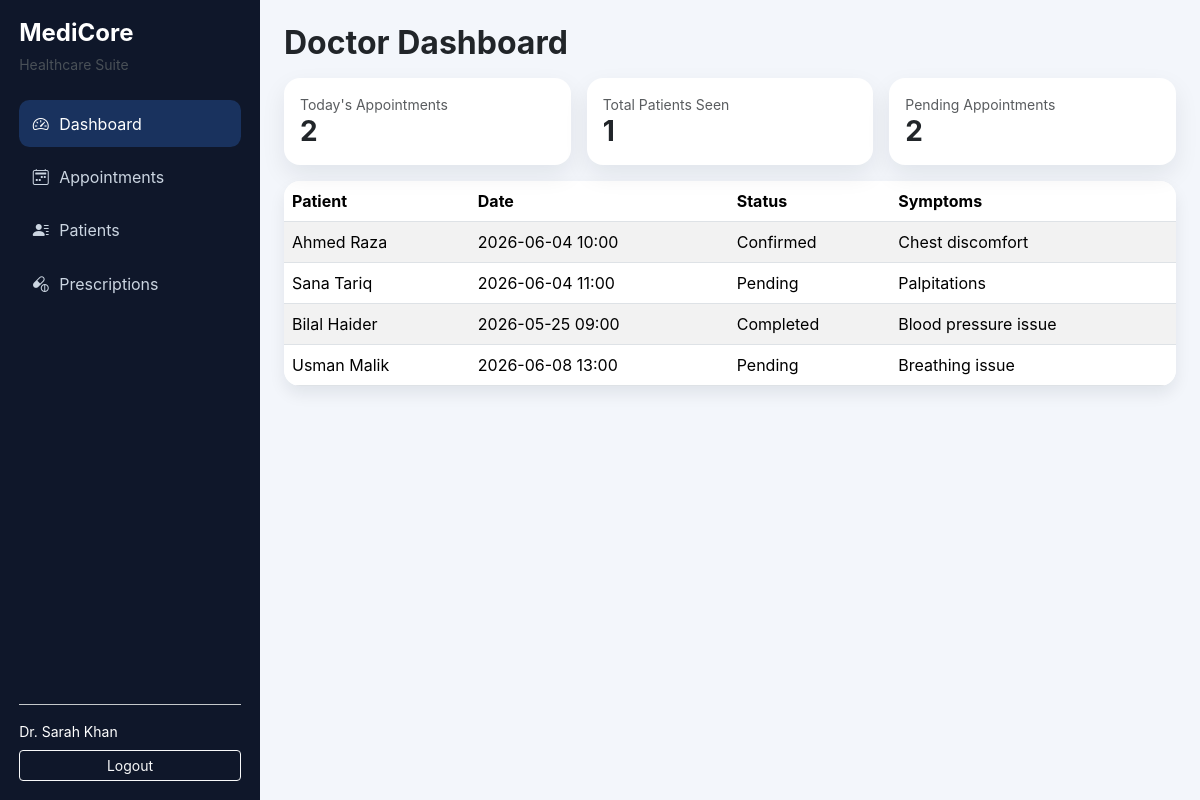
The app's page /doctor/index.php (signed in) with its own data.
### tables this page shows
CREATE TABLE appointments (
  id INT AUTO_INCREMENT PRIMARY KEY,patient_id INT NOT NULL,doctor_id INT NOT NULL,appointment_date DATE NOT NULL,appointment_time TIME NOT NULL,
  status ENUM('pending','confirmed','cancelled','completed') DEFAULT 'pending',symptoms TEXT,notes TEXT,created_at TIMESTAMP DEFAULT CURRENT_TIMESTAMP,
  FOREIGN KEY (patient_id) REFERENCES patients(id) ON DELETE CASCADE,FOREIGN KEY (doctor_id) REFERENCES doctors(id) ON DELETE CASCADE
);

CREATE TABLE users (
  id INT AUTO_INCREMENT PRIMARY KEY,
  name VARCHAR(120) NOT NULL,
  email VARCHAR(120) NOT NULL UNIQUE,
  password VARCHAR(255) NOT NULL,
  role ENUM('admin','doctor','patient') NOT NULL,
  phone VARCHAR(30),
  created_at TIMESTAMP DEFAULT CURRENT_TIMESTAMP
);

### config/db.php (called while the page is built, shortened)
<?php
function e(?string $value): string
{
    return htmlspecialchars((string) $value, ENT_QUOTES, 'UTF-8');
}

### doctor/index.php (the view)
<?php session_start(); require_once __DIR__ . '/../config/db.php'; requireLogin(['doctor']);
$d=$pdo->prepare('SELECT id FROM doctors WHERE user_id=? LIMIT 1'); $d->execute([$_SESSION['user_id']]); $doctorId=(int)$d->fetchColumn();
$s=$pdo->prepare('SELECT COUNT(*) FROM appointments WHERE doctor_id=? AND appointment_date=CURDATE()'); $s->execute([$doctorId]); $today=(int)$s->fetchColumn();
$s=$pdo->prepare("SELECT COUNT(DISTINCT patient_id) FROM appointments WHERE doctor_id=? AND status='completed'"); $s->execute([$doctorId]); $seen=(int)$s->fetchColumn();
$s=$pdo->prepare("SELECT COUNT(*) FROM appointments WHERE doctor_id=? AND status='pending'"); $s->execute([$doctorId]); $pending=(int)$s->fetchColumn();
$s=$pdo->prepare("SELECT a.*,u.name patient_name FROM appointments a JOIN patients p ON p.id=a.patient_id JOIN users u ON u.id=p.user_id WHERE a.doctor_id=? ORDER BY a.created_at DESC LIMIT 6"); $s->execute([$doctorId]); $rows=$s->fetchAll();
$pageTitle='Doctor Dashboard'; include __DIR__ . '/../includes/header.php'; ?>
<h2 class="fw-bold mb-3">Doctor Dashboard</h2>
<div class="row g-3 mb-3"><?php foreach([["Today's Appointments",$today],['Total Patients Seen',$seen],['Pending Appointments',$pending]] as $c): ?><div class="col-md-4"><div class="card p-3"><small class="text-muted"><?= e($c[0]) ?></small><h3 class="fw-bold mb-0"><?= e((string)$c[1]) ?></h3></div></div><?php endforeach; ?></div>
<div class="table-wrap"><div class="table-responsive"><table class="table table-striped table-hover mb-0"><thead><tr><th>Patient</th><th>Date</th><th>Status</th><th>Symptoms</th></tr></thead><tbody><?php foreach($rows as $r): ?><tr><td><?= e($r['patient_name']) ?></td><td><?= e($r['appointment_date']) ?> <?= e(substr($r['appointment_time'],0,5)) ?></td><td><?= e(ucfirst($r['status'])) ?></td><td><?= e($r['symptoms']) ?></td></tr><?php endforeach; ?></tbody></table></div></div>
<?php include __DIR__ . '/../includes/footer.php'; ?>

### assets/css/style.css (style rules this page uses)
:root { --sidebar:#0f172a;--accent:#3b82f6;--bg:#f3f6fb }
body { background:var(--bg);font-family:Inter,Segoe UI,Arial,sans-serif }
.card { border:0;border-radius:1rem;box-shadow:0 10px 24px rgba(15,23,42,.08);transition:.2s }
.table-wrap { background:#fff;border-radius:1rem;overflow:hidden;box-shadow:0 8px 16px rgba(15,23,42,.08) }

### records on screen
appointments: users.name "Ahmed Raza", appointment_date "2026-06-04", appointment_time "10:00", status "Confirmed", symptoms "Chest discomfort"
appointments: users.name "Sana Tariq", appointment_date "2026-06-04", appointment_time "11:00", status "Pending", symptoms "Palpitations"
appointments: users.name "Bilal Haider", appointment_date "2026-05-25", appointment_time "09:00", status "Completed", symptoms "Blood pressure issue"
appointments: users.name "Usman Malik", appointment_date "2026-06-08", appointment_time "13:00", status "Pending", symptoms "Breathing issue"

### other values on screen
$label "Dashboard"
$label "Appointments"
$label "Patients"
$label "Prescriptions"
$_SESSION['name'] "Dr. Sarah Khan"
$c[0] "Today's Appointments"
$c[1] "2"
$c[0] "Total Patients Seen"
$c[1] "1"
$c[0] "Pending Appointments"
